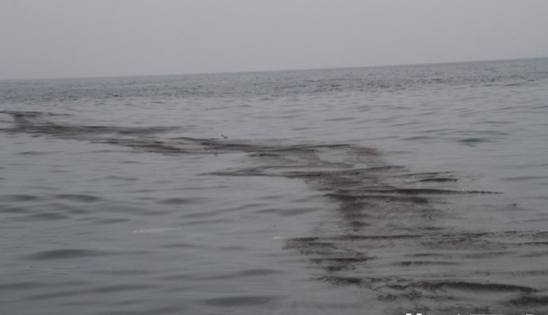
#> input picture harbor_images/Picture5.png, 548 x 315 px
$ jupyter execute demo.ipynb   (shell and % lines are left out)
#> lines starting #> are read from the running program, lines starting #| are printed output that depends on the picture
[cell 1]
import matplotlib.pyplot as plt
import cv2

[cell 2]
im = cv2.imread(f'harbor_images/Picture5.png')
#> im is the input picture: shape (315, 548, 3); mean B, G, R 132.9, 128.9, 127.9

[cell 3]
rgb_im = cv2.cvtColor(im, cv2.COLOR_BGR2RGB)

[cell 4]
plt.imshow(rgb_im)
plt.title('rgb')
plt.show()

[cell 5]
hsv_im = cv2.cvtColor(im, cv2.COLOR_BGR2HSV)
#> hsv_im: shape (315, 548, 3); mean H, S, V 115.3, 11.1, 133.1

[cell 6]
plt.imshow(hsv_im)
plt.title('hsv')
plt.show()

[cell 7]
lab_im = cv2.cvtColor(im, cv2.COLOR_BGR2LAB)
#> lab_im: shape (315, 548, 3); mean of channels 0, 1, 2 137.2, 128.5, 125.7

[cell 8]
plt.imshow(lab_im)
plt.title('lab')
plt.show()

[cell 9]
plt.imshow(lab_im[:,:, 0])
plt.title('l channel')
plt.show()
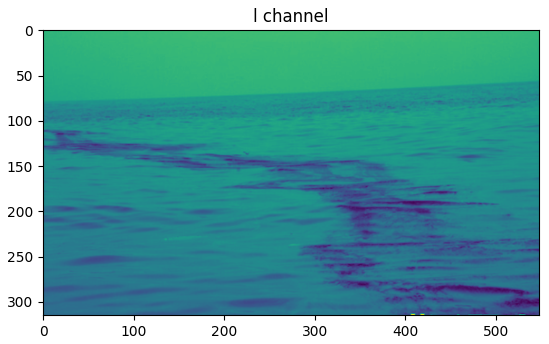
#> figure drawn by matplotlib, 1 panel

[cell 10]
plt.imshow(lab_im[:,:, 1])
plt.title('Ca channel')
plt.show()
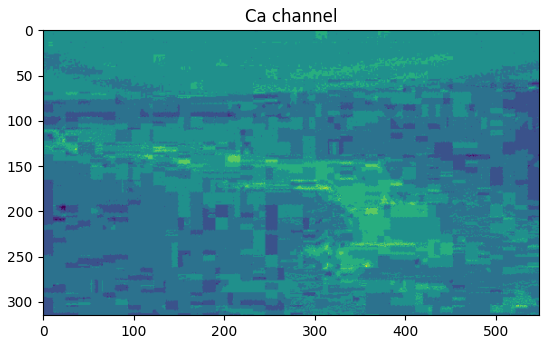
#> figure drawn by matplotlib, 1 panel

[cell 11]
plt.imshow(lab_im[:,:, 2])
plt.title('Cb channel')
plt.show()
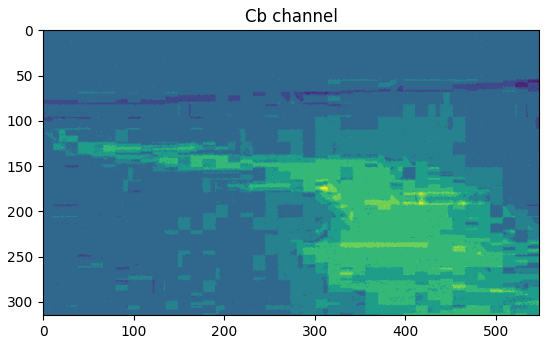
#> figure drawn by matplotlib, 1 panel

$ run again, with harbor_images/Picture1.png copied over harbor_images/Picture5.png
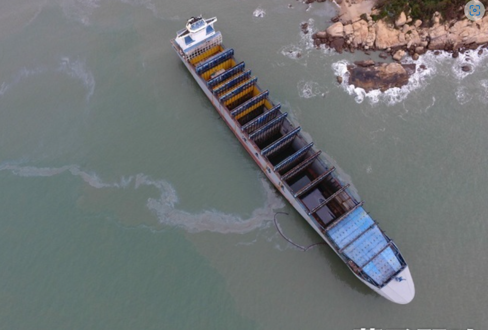
#> input picture harbor_images/Picture1.png, 488 x 330 px
#> im is the input picture: shape (330, 488, 3); mean B, G, R 117.1, 115.9, 111.6
#> hsv_im: shape (330, 488, 3); mean H, S, V 85.3, 29.2, 121.6
#> lab_im: shape (330, 488, 3); mean of channels 0, 1, 2 123.3, 126.9, 126.9
#> `plt.show()`:
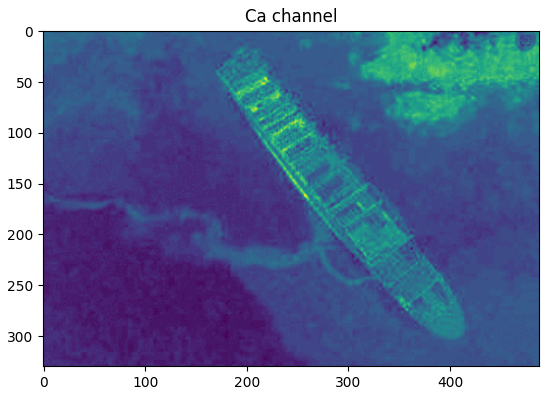
#> figure drawn by matplotlib, 1 panel
#> `plt.show()`:
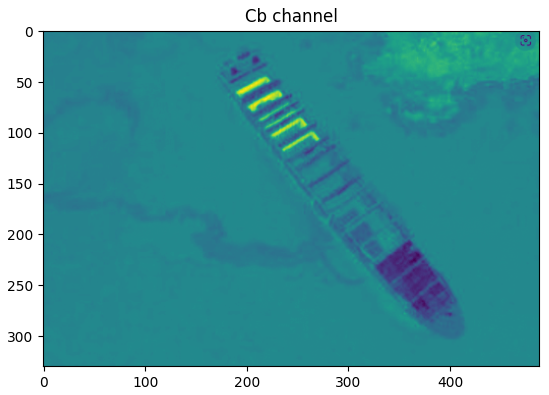
#> figure drawn by matplotlib, 1 panel

$ run again, with harbor_images/Picture10.png copied over harbor_images/Picture5.png
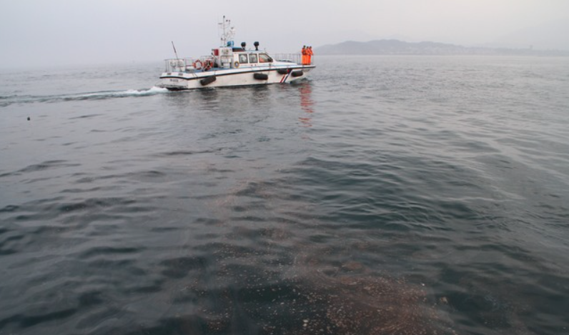
#> input picture harbor_images/Picture10.png, 569 x 335 px
#> im is the input picture: shape (335, 569, 3); mean B, G, R 132.9, 129.5, 127.9
#> hsv_im: shape (335, 569, 3); mean H, S, V 100, 17.5, 134
#> lab_im: shape (335, 569, 3); mean of channels 0, 1, 2 136.2, 128.1, 126
#> `plt.show()`:
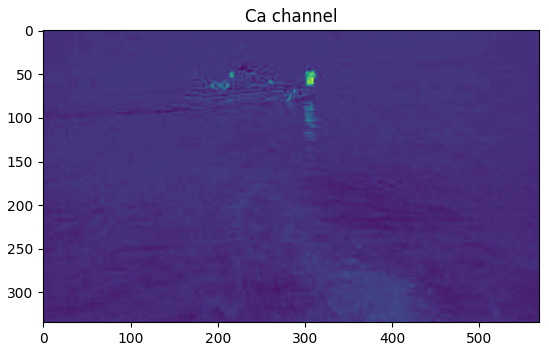
#> figure drawn by matplotlib, 1 panel
#> `plt.show()`:
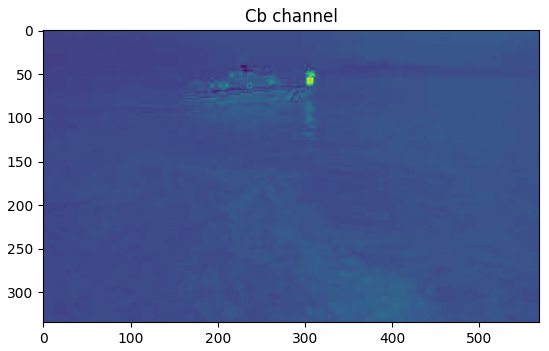
#> figure drawn by matplotlib, 1 panel

$ run again, with harbor_images/Picture12.png copied over harbor_images/Picture5.png
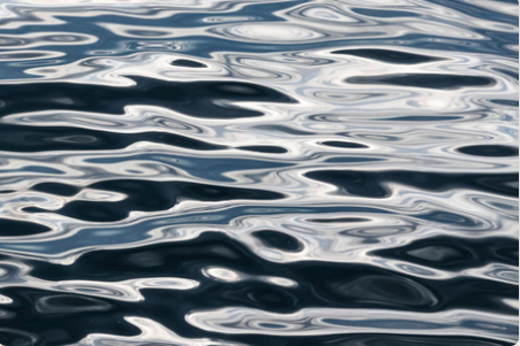
#> input picture harbor_images/Picture12.png, 520 x 346 px
#> im is the input picture: shape (346, 520, 3); mean B, G, R 135.1, 127.3, 117.6
#> hsv_im: shape (346, 520, 3); mean H, S, V 92.1, 66.1, 135.9
#> lab_im: shape (346, 520, 3); mean of channels 0, 1, 2 130.7, 126.5, 122.2
#> `plt.show()`:
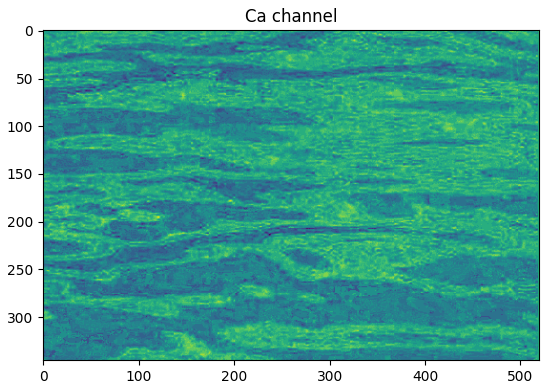
#> figure drawn by matplotlib, 1 panel
#> `plt.show()`:
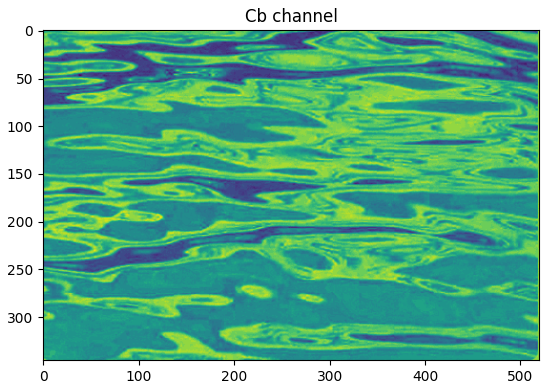
#> figure drawn by matplotlib, 1 panel
